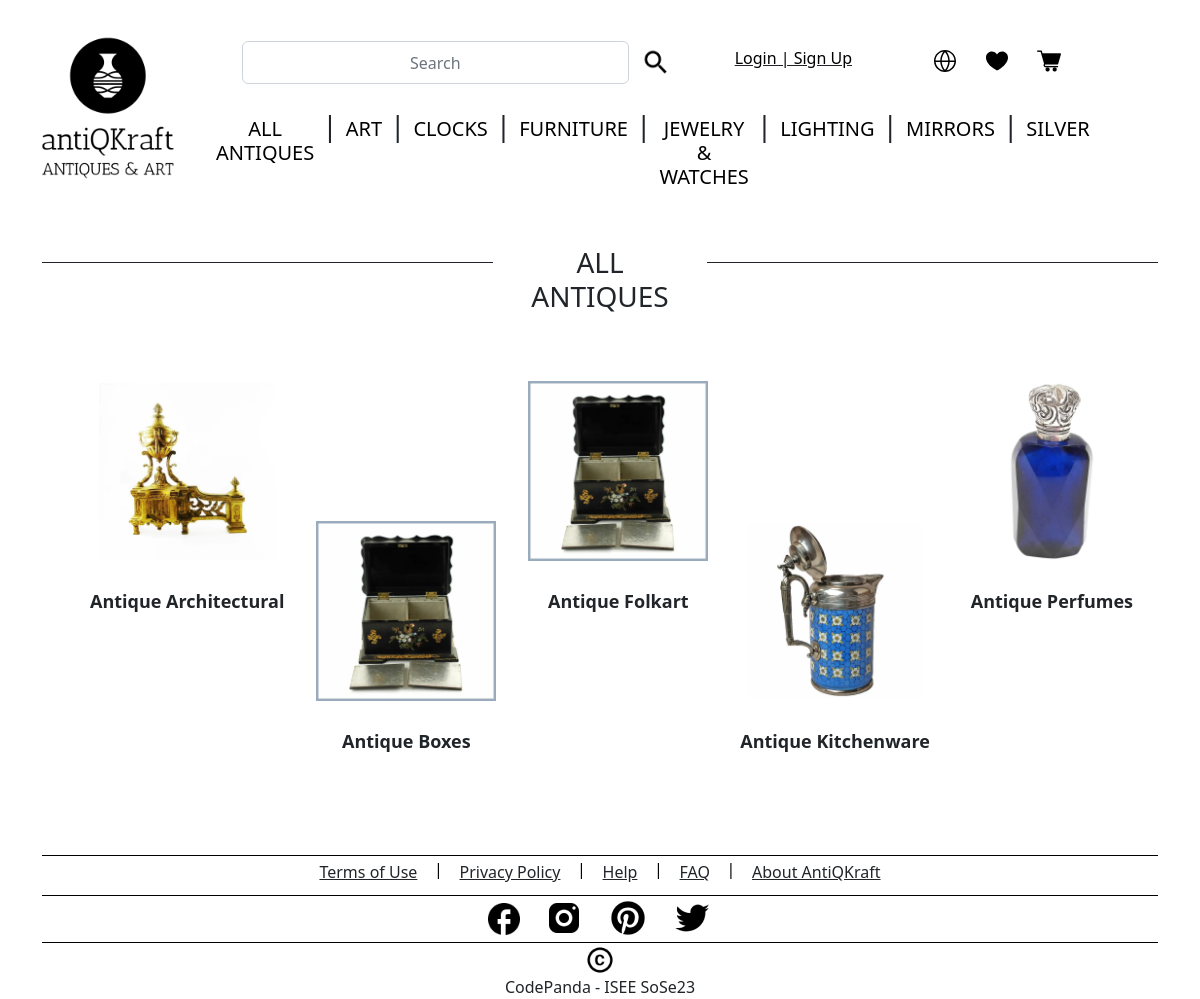
/category?categoryid=1, run on an earlier commit of the app's database.
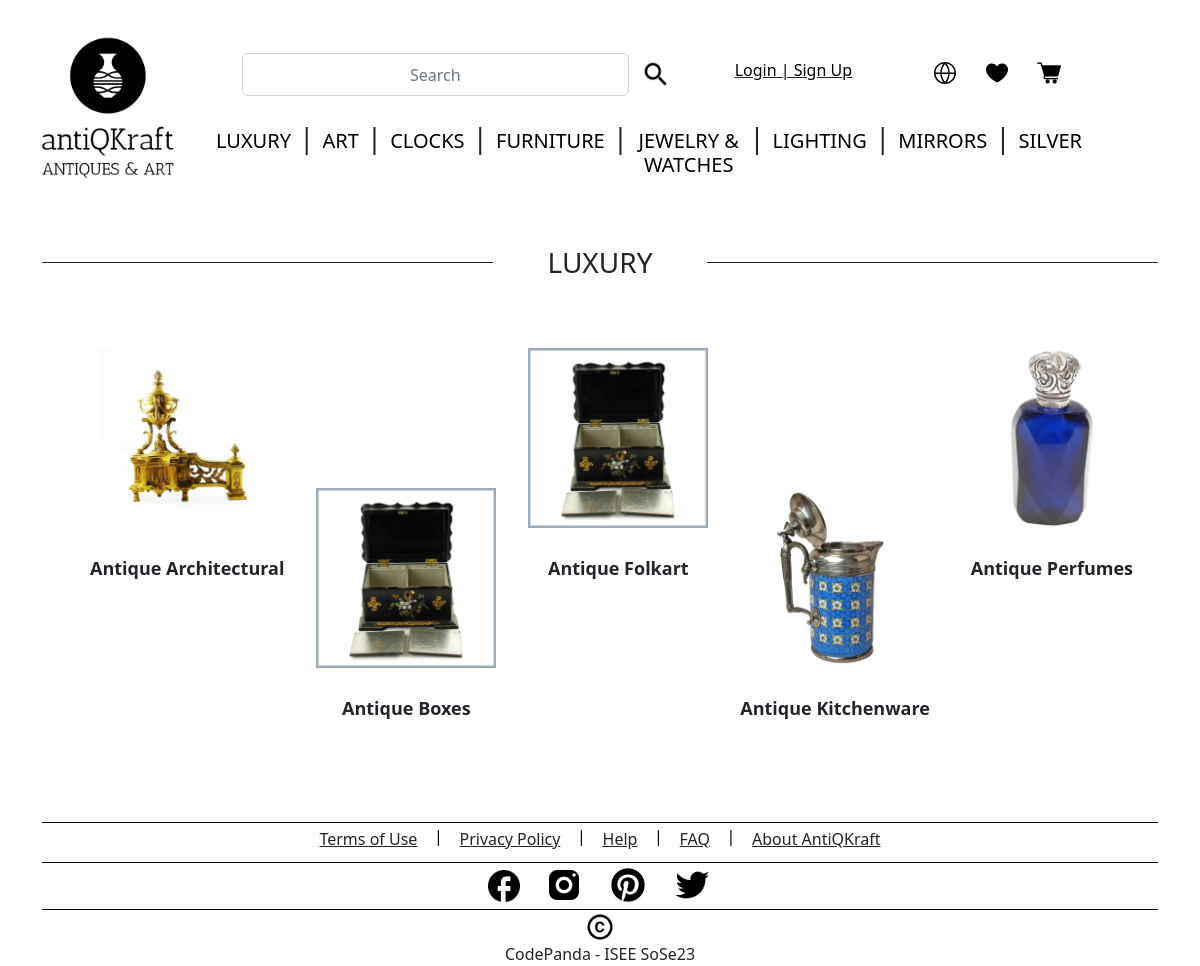
And on a later commit of the database.
### tables this page shows
CREATE TABLE "CATEGORY" (
	"category_id"	INTEGER NOT NULL UNIQUE,
	"category_name"	TEXT NOT NULL,
	"category_image_id"	TEXT,
	PRIMARY KEY("category_id" AUTOINCREMENT)
);

CREATE TABLE "SUB_CATEGORY" (
	"sub_serial_number"	INTEGER NOT NULL UNIQUE,
	"category_id"	INTEGER NOT NULL,
	"sub_category_name"	TEXT NOT NULL,
	"sub_category_image_id"	INTEGER NOT NULL,
	"sub_category_id"	INTEGER,
	FOREIGN KEY("category_id") REFERENCES "CATEGORY"("category_id"),
	PRIMARY KEY("sub_serial_number" AUTOINCREMENT)
);

### antikraft-app.py (the view)
@app.route("/category")
def getSpecificCategory():
    qTerm = request.args.get('categoryid')
    row_val = getSpecificCategoryRow(qTerm)
    row_json = row_val.json
    category_id = row_json['category_id']
    db_images = getSpecificCategoryImages(category_id)
    categories = getAllCategories()
    return render_template('category/category_landing_page.html', categories=categories.json, \
                           row_val=row_val.json, image_list=db_images['sub_category_image_id'], \
                            sub_cat_list=db_images['sub_category_name'], sub_cat_id_list=db_images['sub_category_id'])

### antikraft-app.py (called while the page is built)
def getSpecificCategoryRow(qTerm):
    spec_cat = getSpecificCategoryList(qTerm)
    response = app.response_class(
        response=json.dumps(spec_cat),
        status=200,
        mimetype='application/json'
    )
    return response

@app.route('/getAllCategories',  methods=['GET'])
def getAllCategories():
    categories = getAllCategoriesList()
    response = app.response_class(
        response=json.dumps(categories),
        status=200,
        mimetype='application/json'
    )
    return response

### backend/controller.py (called while the page is built)
def getAllCategoriesList():
    data = {}
    data = readOperation("CATEGORY", "category_name")
    return data

def getSpecificCategoryList(category_id):
    data = {}
    data = readOperationCategory("CATEGORY", category_id)
    return data

def getSpecificCategoryImages(category_id):
    data = {}
    data = readOperationCategoryImages("SUB_CATEGORY", category_id)
    return data

### backend/model.py (called while the page is built)
def get_db_connection():
    conn = sqlite3.connect('antiqkraft-database.db', isolation_level=None)
    conn.row_factory = sqlite3.Row
    return conn.cursor()

def readOperationCategory(TABLE_NAME: str, CAT_ID: int):
    conn = get_db_connection()
    query = "SELECT * from " + TABLE_NAME + " where category_id=" + str(CAT_ID)
    data = conn.execute(query)
    category_row = {}
    for row in data:
        category_row['category_id'] = row["category_id"]
        category_row['category_name'] = row["category_name"]
    if category_row is not None:
        return category_row

def readOperationCategoryImages(TABLE_NAME: str, CAT_ID: int):
    conn = get_db_connection()
    query = "SELECT * from " + TABLE_NAME + " where category_id=" + str(CAT_ID)
    data = conn.execute(query)
    keyList = ["category_id", "sub_category_id", "sub_category_name", "sub_category_image_id"]
    sub_category_row = {key: [] for key in keyList}
    for row in data:
        sub_category_row['category_id'].append(row["category_id"])
        sub_category_row['sub_category_id'].append(row["sub_category_id"])
        sub_category_row['sub_category_name'].append(row["sub_category_name"])
        sub_category_row['sub_category_image_id'].append(row["sub_category_image_id"])
    if sub_category_row is not None:
        return sub_category_row

### templates/category/category_landing_page.html (shortened to what this page needs)
{% include 'base.html' %}
{% include 'header/header.html' %}
<div class="container">
    <div class="row">
        <div class="col-5">
            <hr class="hr" style="background-color: #000; opacity: 1;" />
        </div>
        <div class="col-2">
            <h3 style="text-align: center; text-transform: uppercase;">{{row_val['category_name']}}</h3>
        </div>
        <div class="col-5">
            <hr class="hr" style="background-color: #000; opacity: 1;" />
        </div>
    </div>
    <div>
        <ul style="display: flex; justify-content:space-between; margin-bottom: 100px; margin-top: 50px;">
            <a class="nav-link" href="http://127.0.0.1:5000/subcategory?categoryid={{row_val['category_id']}}&subcategoryid={{sub_cat_id_list[0]}}" style="text-align: center; margin-right: auto; margin-left: auto; font-size: large; font-weight: bold;">
                <img src={{image_list[0]}} width="180px" height="180px" style="margin-top: 10px;">
                <br></br>
                {{sub_cat_list[0]}}
            </a>
            <a class="nav-link" href="http://127.0.0.1:5000/subcategory?categoryid={{row_val['category_id']}}&subcategoryid={{sub_cat_id_list[1]}}" style="text-align: center; margin-right: auto; margin-left: auto; font-size: large; font-weight: bold;">
                <img src={{image_list[1]}} width="180px" height="180px" style="margin-top: 150px;">
                <br></br>
                {{sub_cat_list[1]}}
            </a>
            <a class="nav-link" href="http://127.0.0.1:5000/subcategory?categoryid={{row_val['category_id']}}&subcategoryid={{sub_cat_id_list[2]}}" style="text-align: center; margin-right: auto; margin-left: auto; font-size: large; font-weight: bold;">
                <img src={{image_list[2]}} width="180px" height="180px" style="margin-top: 10px;">
                <br></br>
                {{sub_cat_list[2]}}
            </a>
            <a class="nav-link" href="http://127.0.0.1:5000/subcategory?categoryid={{row_val['category_id']}}&subcategoryid={{sub_cat_id_list[3]}}" style="text-align: center; margin-right: auto; margin-left: auto; font-size: large; font-weight: bold;">
                <img src={{image_list[3]}} width="180px" height="180px" style="margin-top: 150px;">
                <br></br>
                {{sub_cat_list[3]}}
            </a>
            <a class="nav-link" href="http://127.0.0.1:5000/subcategory?categoryid={{row_val['category_id']}}&subcategoryid={{sub_cat_id_list[4]}}" style="text-align: center; margin-right: auto; margin-left: auto; font-size: large; font-weight: bold;">
                <img src={{image_list[4]}} width="180px" height="180px" style="margin-top: 10px;">
                <br></br>
                {{sub_cat_list[4]}}
            </a>
        </ul>
    </div>
</div>
{% include 'footer/footer.html' %}

### templates/base.html (shortened to what this page needs)
<!DOCTYPE html>
<html>
<head>
  <link href="https://cdn.jsdelivr.net/npm/bootstrap@5.2.0-beta1/dist/css/bootstrap.min.css" rel="stylesheet"
>
  <link rel="stylesheet" href="static/CSS/style.css">
</head>
<body>
</body>
</html>

### templates/header/header.html (shortened to what this page needs)
<div class="container-fluid">
    <div class="row">
        <div class="col-12">
            <nav class="navbar navbar-expand-lg navbar-fixed-top">
                <div class="col-2">
                    <a class="navbar-brand" href="http://127.0.0.1:5000/">
                        <img src="static/logo/logo-black.png" width="200" height="200" style="float: right;">
                    </a>
                </div>
                <div class="col-9 " id="navbarCollapse">
                    <ul class="navbar-nav nav-fill nav-pills pb-4">
                        <li class="nav-item"></li>
                        <div class="col-6">
                            <li class="nav-item">
                                <form action="search" method="POST">
                                    <div class="input-group-append rounded d-flex flex-row">
                                        <input type="text" class="form-control rounded" placeholder="Search"
                                            aria-label="Search" aria-describedby="search-addon" id="search"
                                            name="search">
                                        <button class="btn border-0" type="submit"><img class="img-fluid" max-width=20px
                                                height=20px id="search-logo" src="static/header/search.png" /></button>
                                    </div>
                                </form>
                            </li>
                        </div>
                        {% if session.login_status != "True" %}
                        <div class="col-3">
                            <li class="nav-item">
                                <a class="nav-link link-dark" style="text-decoration: underline;"
                                    href="http://127.0.0.1:5000/login">
                                    <h6>Login | Sign Up</h6>
                                </a>
                            </li>
                        </div>
                        {% endif %}
                        <li class="nav-item">
                            <a class="btn border-0" type="button"><img class="img-fluid" max-width=20px height=20px
                                    id="search-logo" src="static/header/Globe.svg" /></a>
                            <a class="btn border-0" type="button"><img class="img-fluid" max-width=100% height=auto
                                    id="search-logo" src="static/header/Heart.svg" /></a>
                            <a class="btn border-0" type="button" href="http://127.0.0.1:5000/checkout" ><img class="img-fluid" max-width=100% height=auto
                                    id="search-logo" src="static/header/Cart.png"/></a>
                        </li>
                    </ul>
                    <ul class="navbar-nav nav-fill">
                        {%for values in categories.items()%}
                        {% if loop.index != 1 %}
                        <li class="nav-item" float=center>
                            <h3>|</h3>
                        </li>
                        {% endif %}
                        <li class="nav-item">
                            <a class="nav-link" href="{{values[0]}}" onclick="RedirectURL();return false;">
                                <h5 class="text-uppercase">{{values[1]}}</h5>
                            </a>
                        </li>
                        {%endfor%}
                    </ul>
                </div>
            </nav>
        </div>
    </div>
</div>

### templates/footer/footer.html (shortened to what this page needs)
<div class="container">
    <div class="separator_2"></div>
    <div class="row justify-content-md-center" id="footer">
        <ul class="bottom_stuff_2">
            <div class="col-md-auto">
                <a class="link-dark" href="link address">
                    <h8>Terms of Use</h8>
                </a>
            </div>
            <h6>&nbsp;&nbsp;&nbsp;&nbsp;|&nbsp;&nbsp;&nbsp;&nbsp;</h6>
            <div class="col-md-auto">
                <a class="link-dark" href="link address">
                    <h8>Privacy Policy</h8>
                </a>
            </div>
            <h6>&nbsp;&nbsp;&nbsp;&nbsp;|&nbsp;&nbsp;&nbsp;&nbsp;</h6>
            <div class="col-md-auto">
                <a class="link-dark" href="link address">
                    <h8>Help</h8>
                </a>
            </div>
            <h6>&nbsp;&nbsp;&nbsp;&nbsp;|&nbsp;&nbsp;&nbsp;&nbsp;</h6>
            <div class="col-md-auto">
                <a class="link-dark" href="link address">
                    <h8>FAQ</h8>
                </a>
            </div>
            <h6>&nbsp;&nbsp;&nbsp;&nbsp;|&nbsp;&nbsp;&nbsp;&nbsp;</h6>
            <div class="col-md-auto">
                <a class="link-dark" href="link address">
                    <h8>About AntiQKraft</h8>
                </a>
            </div>
        </ul>
    </div>
    <div class="separator_2"></div>
    <div class="row justify-content-md-center" id="footer">
        <div class="col-md-auto clearfix">
            <a href="https://www.facebook.com/">
                <img src="static/footer/Vector.jpg" width="32" height="32" style="margin-top: 5px;">
            </a>
        </div>
        <div class="col-md-auto clearfix">
            <a href="https://www.instagram.com/">
                <img src="static/footer/Instagram.jpg" width="40" height="40">
            </a>
        </div>
        <div class="col-md-auto clearfix">
            <a href="https://www.pinterest.com/">
                <img src="static/footer/Pinterest.jpg" width="40" height="40">
            </a>
        </div>
        <div class="col-md-auto clearfix">
            <a href="https://twitter.com/">
                <img src="static/footer/Twitter.jpg" width="40" height="40">
            </a>
        </div>
    </div>
    <div class="separator_2"></div>
    <div class="row justify-content-md-center" id="footer">
        <div class="col-md-auto clearfix">
            <img src="static/footer/Copyright.jpg" width="30" height="30">
        </div>
        <h8 style="text-align: center;">CodePanda - ISEE SoSe23</h8>
    </div>
</div>

### static/CSS/style.css (style rules this page uses)
h5, h6 { color: black; float: center; text-align: center; }
#search { text-align: center; }
hr { background-color: black; opacity: 1; }
ul { list-style-type: none; }

### templates/footer/footer.html (style rules this page uses)
.separator_2 { display: flex; align-items: center; flex: 2; border-bottom: 1px solid #000; margin-top: 4px; margin-bottom: 2px; }
.bottom_stuff_2 { margin-top: 2px; display: flex; text-align: center; justify-content: center; margin-bottom: 4px; }

What changed in the data, as far as the page shows it:
changed CATEGORY: category_name "ALL ANTIQUES" → "LUXURY"
